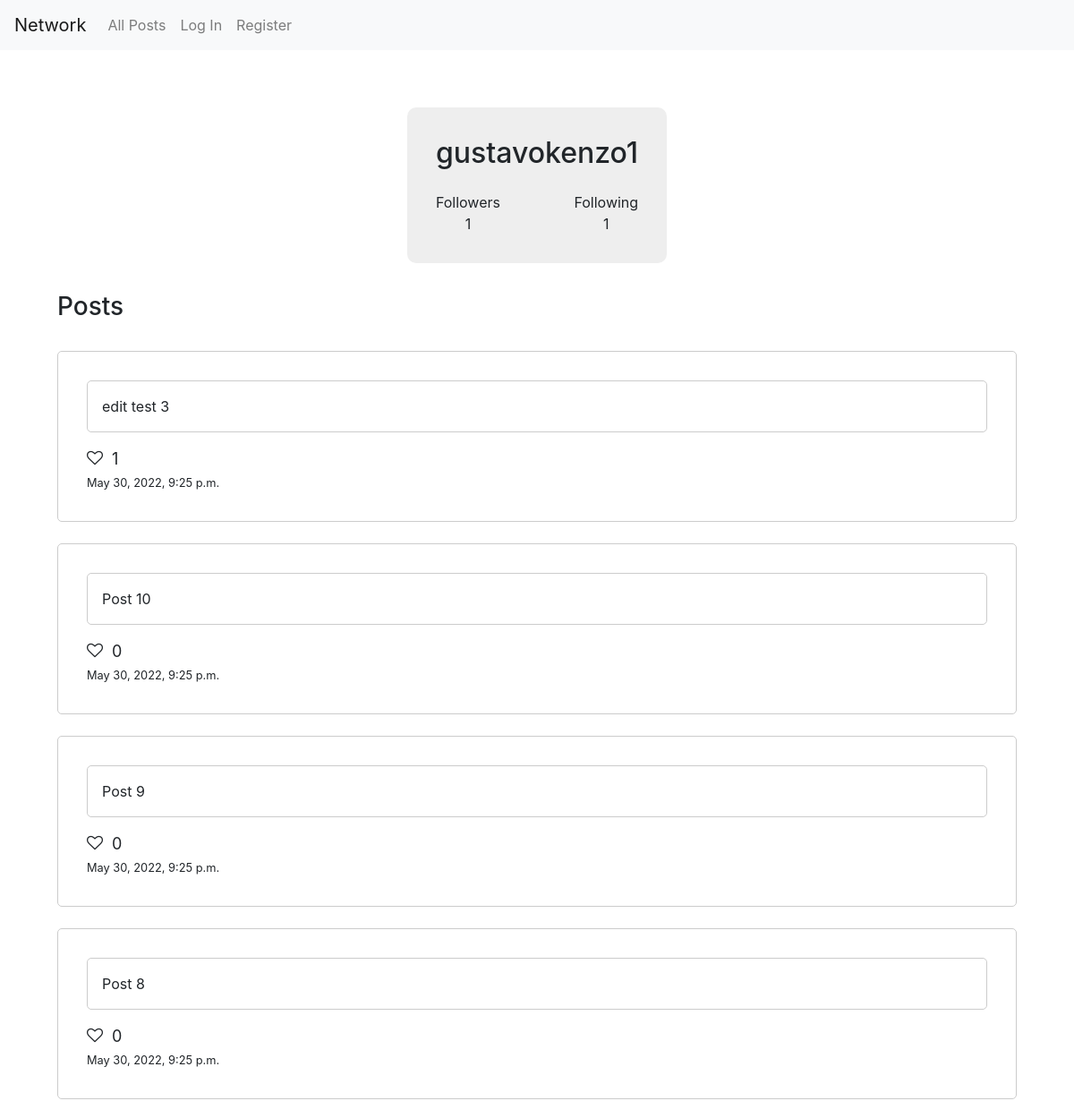
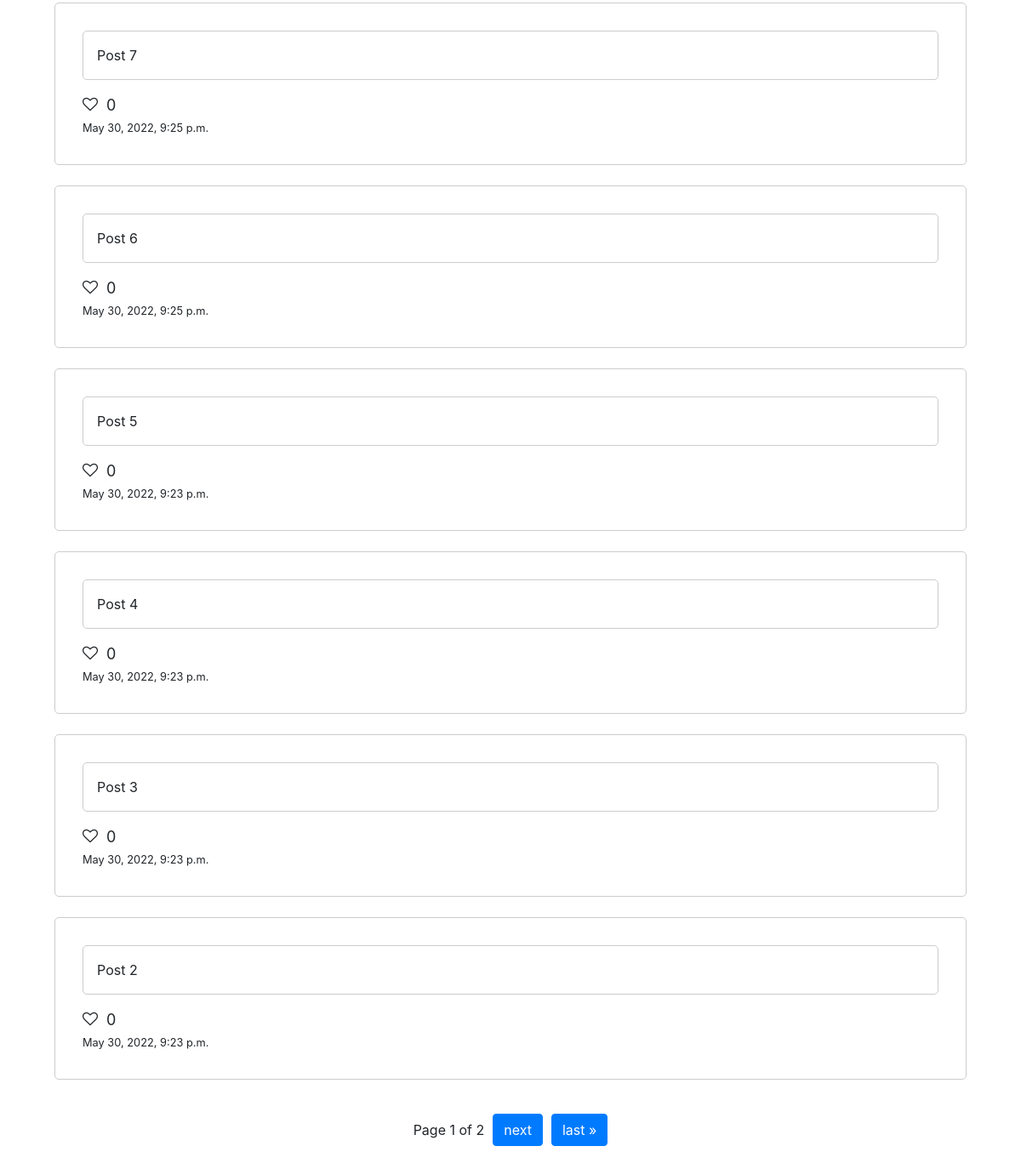
Screenshot of /profile/gustavokenzo1 with the database file from the repository (2 pictures, top to bottom).
### network/models.py (models this page shows, shortened)
class User(AbstractUser):
    pass

class Post(models.Model):
    user = models.ForeignKey(
        "User", on_delete=models.CASCADE, related_name="posts")
    text = models.TextField()
    timestamp = models.DateTimeField(auto_now_add=True)

### network/views.py (the view, shortened to what this page needs)
# urls.py: path("profile/<str:username>", views.profile, name="profile"),
@csrf_exempt
def profile(request, username):
    alreadyFollows = False
    if request.user is not None and request.user.is_authenticated:
        alreadyFollows = Follow.objects.filter(
            user=request.user, follower=User.objects.get(username=username)).exists()
    followers = Follow.objects.filter(follower__username=username).count()
    following = Follow.objects.filter(user__username=username).count()
    posts = Post.objects.filter(
        user__username=username).order_by("-timestamp").values()
    for post in posts:
        post["likes"] = Like.objects.filter(
            post=Post.objects.get(id=post["id"])).count()
    paginator = Paginator(posts, 10)
    page = request.GET.get('page')
    page_obj = paginator.get_page(page)
    return render(request, "network/profile.html", {
        "username": username,
        "followers": followers,
        "following": following,
        "posts": page_obj,
        "follows": alreadyFollows
    })

### network/templates/network/profile.html (shortened to what this page needs)
{% extends "network/layout.html" %}
{% block body %}
  <div class="profile">
    <div class="profileInfo">
      <h2 id="username"> {{ username }} </h2>
      <div class="profileStats">
        <div class="profileStat">
          Followers <br>
          <div id="followers">
            {{ followers }}
          </div>
        </div>
        <div class="profileStat">
          Following <br> {{ following }}
        </div>
      </div>
    </div>
    <div class="profileHistory">
      <h3> Posts </h3>
      {% for post in posts %}
      <div class="postContainer mb-4">
        <div class="postText">
          {{ post.text }}
        </div>
        <div class="postInfo">
          <div class="postLikes">
            <i data-id="{{post.id}}" id="profileLikeIcon" class="fa fa-solid fa-heart-o" style="margin-right: 5px;"></i>
            <div data-id="{{post.id}}" id="likes">
              {{post.likes}}
            </div>
          </div>
          <div class="postTimestamp">
            <small>
              {{post.timestamp}}
            </small>
          </div>
        </div>
      </div>
      {% endfor %}
    </div>
    <div class="step-links">
      <span class="current">
          Page {{ posts.number }} of {{ posts.paginator.num_pages }}
      </span>
      {% if posts.has_next %}
          <a href="?page={{ posts.next_page_number }}">
              <button class="btn btn-primary">
                  next
              </button>
          </a>
          <a href="?page={{ posts.paginator.num_pages }}">
              <button class="btn btn-primary">
                  last &raquo;
              </button>
          </a>
      {% endif %}
  </div>
  </div>
{% endblock %}

### network/static/network/styles.css (style rules this page uses)
.postContainer { width: 100%; padding: 2rem; border: 1px solid #ccc; border-radius: 5px; }
.postText { padding: 1rem; border: 1px solid #ccc; border-radius: 5px; margin-bottom: 1rem; }
.profile { display: flex; flex-direction: column; padding: 4rem; }
.profileInfo { display: flex; flex-direction: column; align-self: center; background-color: #eee; padding: 2rem; border-radius: 10px; align-items: center; }
.profileStats { display: flex; justify-content: space-between; margin-top: 1rem; width: 100%; }
.profileStat { display: flex; flex-direction: column; text-align: center; }
.profileHistory h3 { margin: 2rem 0 2rem; }
.step-links { margin-bottom: 2rem; display: flex; flex-direction: row; width: 100%; padding: 1rem; align-items: center; justify-content: center; gap: 10px; }
#likeIcon, #profileLikeIcon, #followingLikeIcon { cursor: pointer; }
.postLikes { display: flex; align-items: center; flex-direction: row; gap: 5px; font-size: 18px; }

### rows the page displays
User: username "gustavokenzo1"
Post: text "edit test 3", likes "1", timestamp "May 30, 2022, 9:25 p.m."
Post: text "Post 10", likes "0", timestamp "May 30, 2022, 9:25 p.m."
Post: text "Post 9", likes "0", timestamp "May 30, 2022, 9:25 p.m."
Post: text "Post 8", likes "0", timestamp "May 30, 2022, 9:25 p.m."
Post: text "Post 7", likes "0", timestamp "May 30, 2022, 9:25 p.m."
Post: text "Post 6", likes "0", timestamp "May 30, 2022, 9:25 p.m."
Post: text "Post 5", likes "0", timestamp "May 30, 2022, 9:23 p.m."
Post: text "Post 4", likes "0", timestamp "May 30, 2022, 9:23 p.m."
Post: text "Post 3", likes "0", timestamp "May 30, 2022, 9:23 p.m."
Post: text "Post 2", likes "0", timestamp "May 30, 2022, 9:23 p.m."

### other values shown
{{ followers }} "1"
{{ following }} "1"
{{ posts.number }} "1"
{{ posts.paginator.num_pages }} "2"
